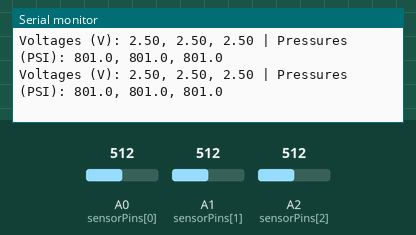
This sketch was run on a simulated Arduino Uno, built with avr-gcc and run on an emulated ATmega328P. Parts: the last lines printed to the serial monitor. Inputs (shaded band) come from the test bench; at power-on: A0 (sensorPins[0]) = 512, A1 (sensorPins[1]) = 512, A2 (sensorPins[2]) = 512.

Above: at 1.3 s.
1.4 s: A0 (sensorPins[0]) set to 716
At 1.9 s:
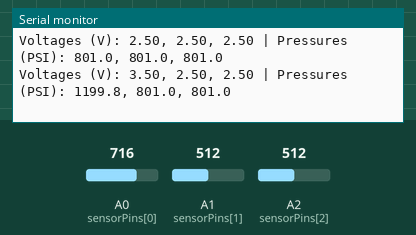
2.9 s: A1 (sensorPins[1]) set to 716
At 3.5 s:
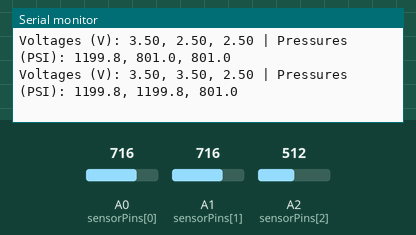
4.4 s: A2 (sensorPins[2]) set to 716
At 5.0 s:
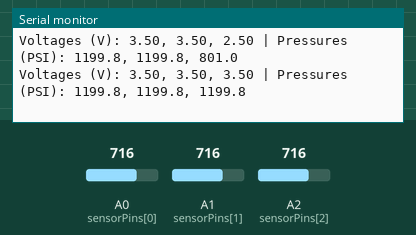
5.9 s: A0 (sensorPins[0]) set to 900
At 6.5 s:
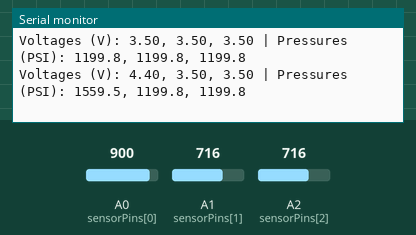
7.4 s: A1 (sensorPins[1]) set to 900
At 8.0 s:
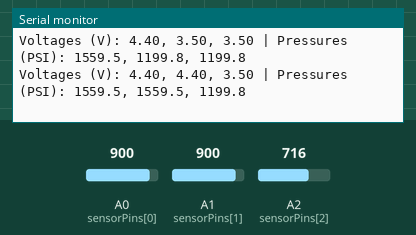
8.9 s: A2 (sensorPins[2]) set to 900
At 9.6 s:
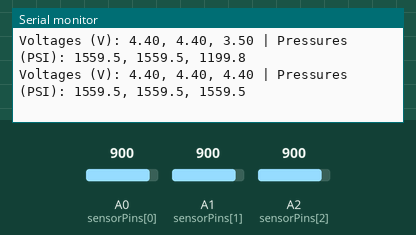
Timing chart, 0 to 11.4 s (numbered marks = the images above; inputs shaded):
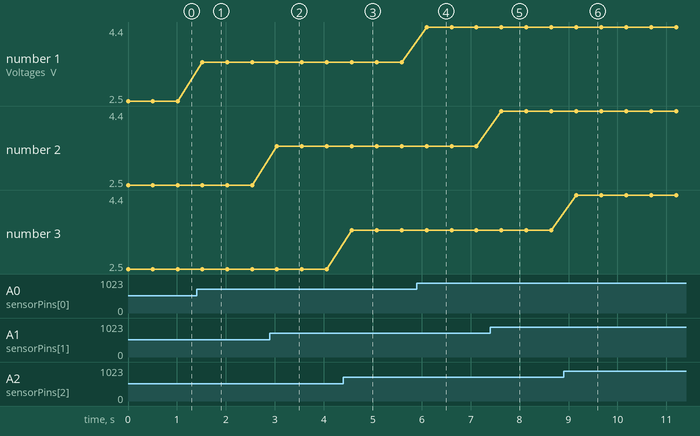

The sketch:

pressure_sensor_debugging.ino
```cpp
// Pin assignments
const int sensorPins[3] = {A0, A1, A2};

// Variables to hold readings
int sensorValues[3];
float sensorVoltage[3];
float sensorPressure[3];

void setup() {
  Serial.begin(9600); // Start serial communication
}

void loop() {
  // Read each sensor
  for (int i = 0; i < 3; i++) {
    sensorValues[i] = analogRead(sensorPins[i]);         // ADC value (0-1023)
    sensorVoltage[i] = sensorValues[i] * (5.0 / 1023);  // Convert ADC to voltage
    sensorPressure[i] = (sensorVoltage[i] - 0.5) * 400; // Convert voltage to PSI
  }

  // Print voltages
  Serial.print("Voltages (V): ");
  for (int i = 0; i < 3; i++) {
    Serial.print(sensorVoltage[i], 2);
    if (i < 2) Serial.print(", ");
  }

  // Print pressures
  Serial.print(" | Pressures (PSI): ");
  for (int i = 0; i < 3; i++) {
    Serial.print(sensorPressure[i], 1);
    if (i < 2) Serial.print(", ");
  }

  Serial.println();
  delay(500); // Half-second delay between readings
}
```

Measured:
- after the input at 1.4 s, the serial monitor: prints a new line after 0.12 s (image 1)
- after the input at 2.9 s, the serial monitor: prints a new line after 0.14 s (image 2)
- after the input at 4.4 s, the serial monitor: prints a new line after 0.17 s (image 3)
- after the input at 5.9 s, the serial monitor: prints a new line after 0.20 s (image 4)
- after the input at 7.4 s, the serial monitor: prints a new line after 0.23 s (image 5)
- after the input at 8.9 s, the serial monitor: prints a new line after 0.26 s (image 6)
- plotted number 1: 2.5 → 3.5 after the input at 1.4 s, 3.5 → 4.4 after the input at 5.9 s
